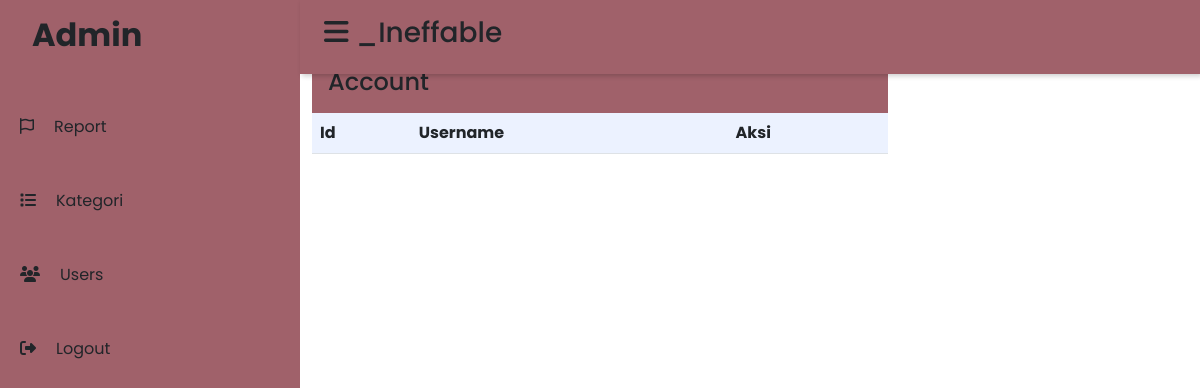
Page /admin/index.php?halaman=user (signed in) on the earlier database version.
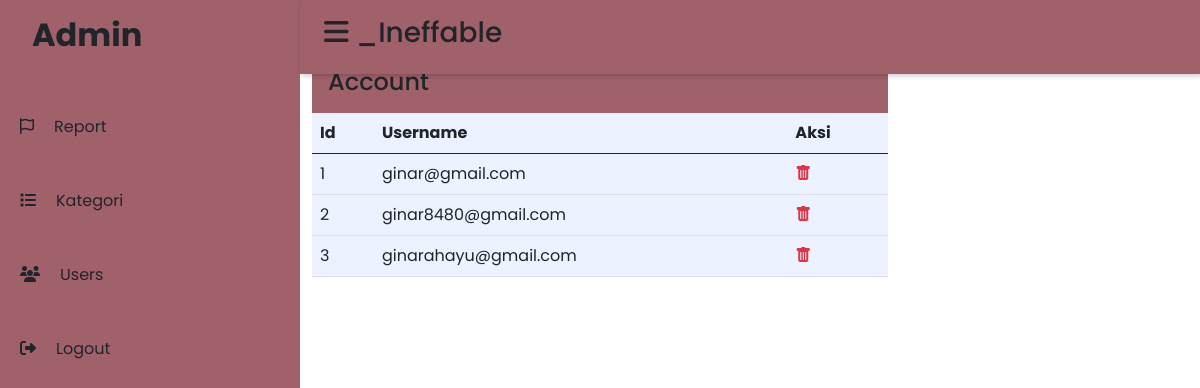
Same page on the later database version.
### tables this page shows
CREATE TABLE `tb_user` (
  `id` int(11) NOT NULL,
  `nama` varchar(100) NOT NULL,
  `username` varchar(100) NOT NULL,
  `email` varchar(100) NOT NULL,
  `password` varchar(100) NOT NULL,
  `photo` text NOT NULL
);

### admin/user.php (the view, shortened to what this page needs)
<?php
include 'header.php';
include '../db/koneksi.php';
?>
<div class="container">
  <div class="row">
    <div class="col-sm-8">
      <div class="card-header border-0 d-flex justify-content-between" style="background-color: #A0616A; width: 100%;">
        <h4 class="d-inline">
          Account
        </h4>
      </div>
      <table class="table" style="background-color: #ECF2FF;">
        <thead>
          <tr>
            <th scope="col">Id</th>
            <th scope="col">Username</th>
            <th scope="col">Aksi</th>
        </thead>
        <?php $data = $conn->query("SELECT * FROM tb_user"); ?>
        <?php $no = 1; ?>
        <?php while ($row = $data->fetch_assoc()) : ?>
          <tr>
            <td><?php echo $no++ ?></td>
            <td><?php echo $row["email"] ?></td>
            <td>
              <a href="index.php?id=<?php echo $row['id'] ?>&halaman=delete_user" onclick="return confirm ('Yakin dihapus ?')" class="text-danger">
                <i class="bi bi-trash-fill"></i>
              </a>
            </td>
          </tr>
        <?php endwhile ?>
      </table>
    </div>
  </div>
</div>

Differences in the rows shown:
added tb_user: email "ginar@gmail.com"
added tb_user: email "ginar8480@gmail.com"
added tb_user: email "ginarahayu@gmail.com"
